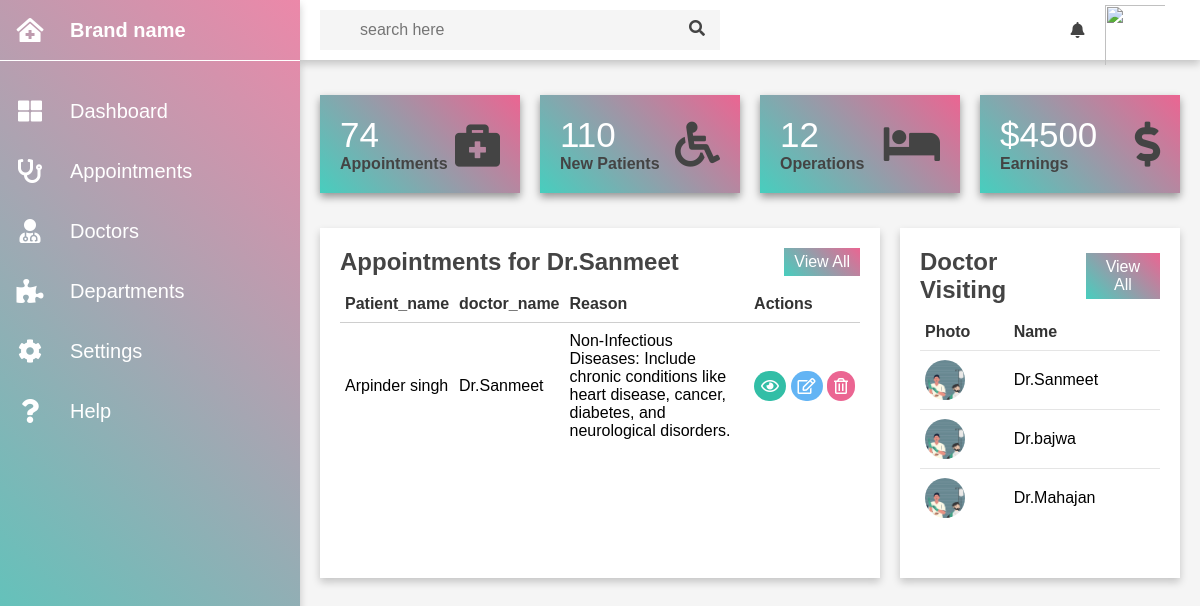
/dashboard (signed in), run on the app's committed database.
### patient/models.py (models this page shows, shortened)
class Appointment(models.Model):
    docId = models.ForeignKey(Doctor, on_delete=models.CASCADE)
    userId = models.ForeignKey(User, on_delete=models.CASCADE)
    date = models.DateField()
    reason = models.TextField(max_length=550)
    age = models.IntegerField()
    name = models.TextField()
    gender = models.TextField()
    email = models.EmailField(max_length=254)
    phone_number = models.CharField(max_length=15)

### patient/views.py (the view)
# urls.py: path("dashboard", views.dashboard),
def dashboard(request):
    context = {
        "doctors" : [] , "appointments" : [],
        "name": request.user.username
    }
    all_doctors = Doctor.objects.all()
    for doctor in all_doctors:
        temp = {
            "name" : doctor.userId.username,
        }
        context["doctors"].append(temp)
    all_appointments = Appointment.objects.filter(docId__userId_id = request.user.id)
    for appointment in all_appointments:
        temp = {
            "doctor_name" : f"{appointment.docId.userId.username}",
            "date": appointment.date,
            "reason": appointment.reason,
            "patient_name": appointment.name,
            "patient_age" : appointment.age,
            "patient_gender" : appointment.gender,
            "patient_email" : appointment.email,
            "patient_phone" : appointment.phone_number
        }
        context['appointments'].append(temp)
    return render(request, "dashboard.html", context)

### patient/templates/dashboard.html (shortened to what this page needs)
<!DOCTYPE html>
{% load static %}
<html lang="en">
<head>
    <link rel="stylesheet" href="{% static 'patient\dashboard.css' %}">
    <link rel="stylesheet" href="https://use.fontawesome.com/releases/v5.15.4/css/all.css"/>
</head>
<body>
    <div class="container">
        <div class="sidebar">
            <ul>
                <li>
                    <a href="#">
                        <i class="fas fa-clinic-medical"></i>
                        <div class="title">Brand name</div>
                    </a>
                </li>
                <li>
                    <a href="#">
                        <i class="fas fa-th-large"></i>
                        <div class="title">Dashboard</div>
                    </a>
                </li>
                <li>
                    <a href="Appointments">
                        <i class="fas fa-stethoscope"></i>
                        <div class="title">Appointments</div>
                    </a>
                </li>
                <li>
                    <a href="#">
                        <i class="fas fa-user-md"></i>
                        <div class="title">Doctors</div>
                    </a>
                </li>
                <li>
                    <a href="#">
                        <i class="fas fa-puzzle-piece"></i>
                        <div class="title">Departments</div>
                    </a>
                </li>
                <li>
                    <a href="#">
                        <i class="fas fa-cog"></i>
                        <div class="title">Settings</div>
                    </a>
                </li>
                <li>
                    <a href="#">
                        <i class="fas fa-question"></i>
                        <div class="title">Help</div>
                    </a>
                </li>
            </ul>
        </div>
        <div class="main">
            <div class="top-bar">
                <div class="search">
                    <input type="text" name="search" placeholder="search here">
                    <label for="search"><i class="fas fa-search"></i></label>
                </div>
                <i class="fas fa-bell"></i>
                <div class="user">
                    <img src="https://img.freepik.com/free-photo/smiling-doctor-with-strethoscope-isolated-grey_651396-974.jpg?uid=R187124700&ga=GA1.1.1760214304.1739288877&semt=ais_hybrid">
                </div>
            </div>
            <div class="cards">
                <div class="card">
                    <div class="card-content">
                        <div class="number">74</div>
                        <div class="card-name">Appointments</div>
                    </div>
                    <div class="icon-box">
                        <i class="fas fa-briefcase-medical"></i>
                    </div>
                </div>
                <div class="card">
                    <div class="card-content">
                        <div class="number">110</div>
                        <div class="card-name">New Patients</div>
                    </div>
                    <div class="icon-box">
                        <i class="fas fa-wheelchair"></i>
                    </div>
                </div>
                <div class="card">
                    <div class="card-content">
                        <div class="number">12</div>
                        <div class="card-name">Operations</div>
                    </div>
                    <div class="icon-box">
                        <i class="fas fa-bed"></i>
                    </div>
                </div>
                <div class="card">
                    <div class="card-content">
                        <div class="number">$4500</div>
                        <div class="card-name">Earnings</div>
                    </div>
                    <div class="icon-box">
                        <i class="fas fa-dollar-sign"></i>
                    </div>
                </div>
            </div>
            <div class="tables">
                <div class="last-appointments">
                    <div class="heading">
                        <h2>Appointments for {{ name }}</h2>
                        <a href="#" class="btn">View All</a>
                    </div>
                    <table class="appointments">
                        <thead>
                            <td>Patient_name</td>
                            <td>doctor_name</td>
                            <td>Reason</td>
                            <td>Actions</td>
                        </thead>
                        <tbody>
                        {% for appointment in appointments %}
                            <tr>
                                <td>{{appointment.patient_name}}</td>
                                <td>{{appointment.doctor_name}}</td>
                                <td>{{appointment.reason}}</td>
                                <td>
                                    <i class="far fa-eye"></i>
                                    <i class="far fa-edit"></i>
                                    <i class="far fa-trash-alt"></i>
                                </td>
                            </tr>
                        {% endfor %}
                        </tbody>
                    </table>
                </div>
                <div class="doctor-visiting">
                    <div class="heading">
                        <h2>Doctor Visiting</h2>
                        <a href="#" class="btn">View All</a>
                    </div>
                    <table class="visiting">
                        <thead>
                            <td>Photo</td>
                            <td>Name</td>
                        </thead>
                        <tbody>
                            {% for doctor in doctors %}
                            <tr>
                                <td>
                                    <div class="img-box-small">
                                        <img src="{% static 'patient/namevisit1.png' %}">
                                    </div>
                                </td>
                                <td>{{ doctor.name}}</td>
                            </tr>
                            {% endfor %}
                        </tbody>
                    </table>
                </div>
            </div>
        </div>
    </div>
</body>
</html>

### patient/static/patient/dashboard.css (style rules this page uses)
* { margin: 0; padding: 0; box-sizing: border-box; font-family: 'Poppins', sans-serif; }
body { overflow-x: hidden; }
.container { position: relative; width: 100%; }
.sidebar { position: fixed; width: 300px; height: 100%; background: linear-gradient(45deg, #47cebe, #ec88a9); overflow-x: hidden; box-shadow: 0 4px 8px 0 rgba(0,0, 0, 0.2); z-index: 2; }
.sidebar ul li { width: 100%; list-style: none; }
.sidebar ul li:first-child { line-height: 60px; margin-bottom: 20px; font-weight: 600; border-bottom: 1px solid #fff; }
.sidebar ul li a { width: 100%; text-decoration: none; color: #fff; height: 60px; display: flex; align-items: center; }
.sidebar ul li a i { min-width: 60px; font-size: 24px; text-align: center; }
.sidebar .title { padding: 0 10px; font-size: 20px; }
.main { position: absolute; width: calc(100% - 300px); min-height: 100vh; left: 300px; background: #f5f5f5; }
.top-bar { position: fixed; height: 60px; width: calc(100% - 300px); background: #fff; display: grid; grid-template-columns: 10fr 0.4fr 1fr; grid-gap: 5px; align-items: center; color: #444; padding: 0 20px; box-shadow: 0 4px 8px 0 rgba(0, 0, 0, 0.2); z-index: 1; }
.top-bar .search { position: relative; max-width: 400px; }
.search input { width: 100%; min-width: 128px; height: 40px; padding: 0 40px; font-size: 16px; outline: none; border: none; background: #f5f5f5; }
.search i { position: absolute; right: 15px; top: 10px; cursor: pointer; }
.user { position: relative; width: 50px; height: 50px; }
img { position: absolute; width: 120%; height: 120%; top: 0; left: 0; object-fit: cover; }
.cards { margin-top: 60px; width: 100%; padding: 35px 20px; display: grid; grid-template-columns: repeat(4, 1fr); grid-gap: 20px; }
.cards .card { background: linear-gradient(45deg, #47cebe, #eb6592); padding: 20px; display: flex; align-items: center; justify-content: space-between; box-shadow: 0 4px 8px 0 rgba(0, 0, 0, 0.4); }
.number { font-size: 35px; font-weight: 500; color: #fff; }
.card-name { color: #444; font-weight: 600; }
.icon-box i { font-size: 45px; color: #444; }
.tables { width: 100%; display: grid; grid-template-columns: 2fr 1fr; grid-gap: 20px; align-items: self-start; padding: 0 20px 20px 20px; }
.img-box-small { position: relative; width: 40px; height: 40px; border-radius: 50%; overflow: hidden; }
.last-appointments { min-height: 350px; background: #fff; padding: 20px; box-shadow: 0 4px 8px 0 rgba(0, 0, 0, 0.2); }
.doctor-visiting { min-height: 350px; background: #fff; padding: 20px; box-shadow: 0 4px 8px 0 rgba(0, 0, 0, 0.2); }
.heading { display: flex; align-items: center; justify-content: space-between; color: #444; }
.btn { padding: 5px 10px; background: linear-gradient(45deg, #47cebe, #eb6592); color: #fff; text-decoration: none; text-align: center; }
table { margin-top: 10px; width: 100%; border-collapse: collapse; }
thead td { font-weight: 800; color: #333; }
table tr { border-bottom: 1px solid rgba(0, 0, 0, 0.1); }
table tbody tr:last-child { border-bottom: none; }
td { padding: 9px 5px; }
td i { padding: 7px; color: #fff; border-radius: 50px; }
.last-appointments table tbody td:last-child { white-space: nowrap; }
.fa-eye { background: #32bea6; }
.fa-edit { background: #63b4f4; }
.fa-trash-alt { background: #eb6592; }

### data on the page
Appointment: patient_name "Arpinder singh", reason "Non-Infectious Diseases: Include chronic conditions like heart disease, cancer, diabetes, and neurological disorders."

### other printed values
{{ name }} "Dr.Sanmeet"
{{ appointment.doctor_name }} "Dr.Sanmeet"
{{ doctor.name }} "Dr.Sanmeet" "Dr.bajwa" "Dr.Mahajan"
